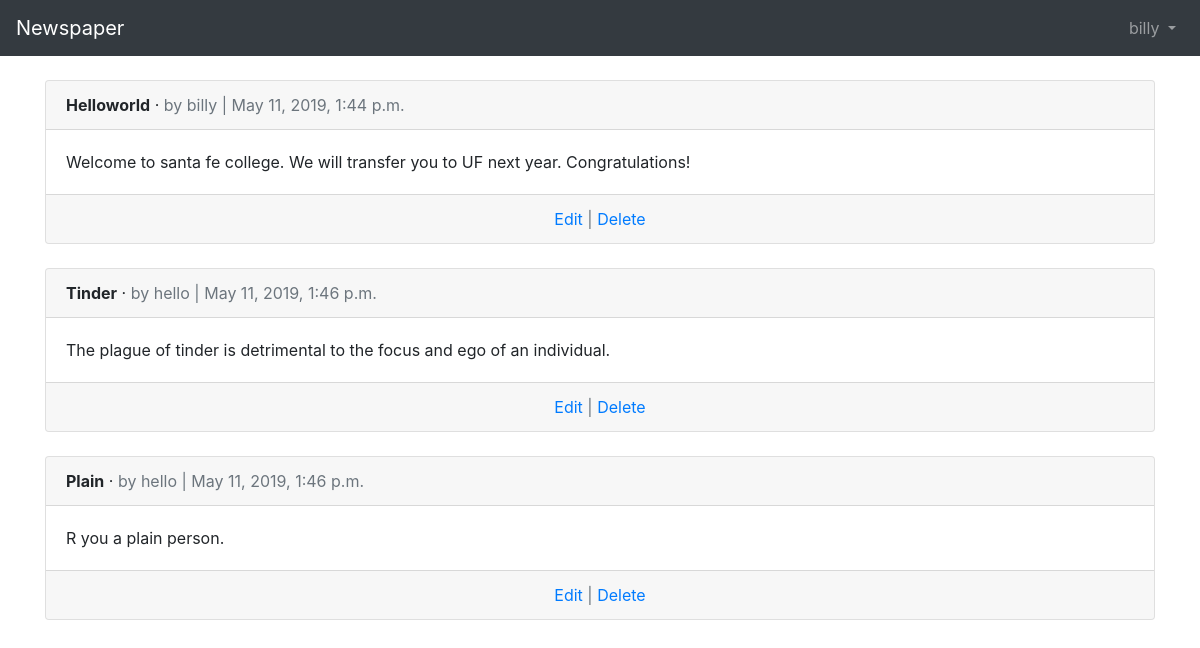
Screenshot of /articles/ (signed in) with the database file from the repository.
### users/models.py (models this page shows)
class CustomUser(AbstractUser):
    age = models.PositiveIntegerField(null=True, blank=True)

### articles/models.py (models this page shows, shortened)
class Article(models.Model):
    title = models.CharField(max_length=255)
    body = models.TextField()
    date = models.DateTimeField(auto_now_add=True)
    author = models.ForeignKey(
        get_user_model(),
        on_delete=models.CASCADE,
    )

### articles/views.py (the view)
# urls.py: path('', ArticleListView.as_view(), name='article_list'),
class ArticleListView(ListView):
    model = Article
    template_name = 'article_list.html'

### templates/articles/article_list.html (shortened to what this page needs)
{% extends 'base.html' %}
{% block content %}
  {% for article in object_list %}
    <div class="card">
      <div class="card-header">
        <span class="font-weight-bold">{{ article.title }}</span> &middot;
        <span class="text-muted">by {{ article.author }} | {{ article.date }}</span>
      </div>
      <div class="card-body">
        {{ article.body }}
      </div>
      <div class="card-footer text-center text-muted">
        <a href="{% url 'article_edit' article.pk %}">Edit</a> |
        <a href="{% url 'article_delete' article.pk %}">Delete</a>
      </div>
    </div>
    <br />
  {% endfor %}
{% endblock content %}

### templates/base.html (shortened to what this page needs)
<!doctype html>
<html lang="en">
  <head>
    <link rel="stylesheet" href="https://stackpath.bootstrapcdn.com/bootstrap/4.1.3/css/bootstrap.min.css">
  </head>
  <body>
    <nav class="navbar navbar-expand-md navbar-dark bg-dark mb-4">
      <a class="navbar-brand" href="{% url 'home' %}">Newspaper</a>
      <div class="collapse navbar-collapse" id="navbarCollapse">
        {% if user.is_authenticated %}
          <ul class="navbar-nav ml-auto">
            <li class="nav-item">
              <a class="nav-link dropdown-toggle" href="#" id="userMenu"\
              data-toggle="dropdown" aria-haspopup="true" aria-expanded\
              ="false">
                {{ user.username }}
              </a>
            </li>
          </ul>
        {% endif %}
      </div>
    </nav>
    <div class="container">
      {% block content %}
      {% endblock content %}
    </div>
  </body>
</html>

### rows the page displays
CustomUser: username "billy"
Article: title "Helloworld", author "billy", date "May 11, 2019, 1:44 p.m.", body "Welcome to santa fe college. We will transfer you to UF next year. Congratulations!"
Article: title "Tinder", author "hello", date "May 11, 2019, 1:46 p.m.", body "The plague of tinder is detrimental to the focus and ego of an individual."
Article: title "Plain", author "hello", date "May 11, 2019, 1:46 p.m.", body "R you a plain person."
